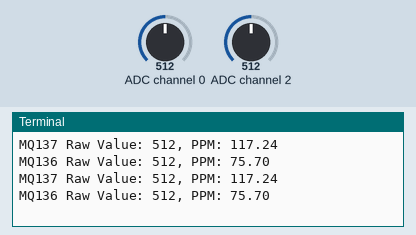
The program below on a simulated Raspberry Pi (BCM pin numbers). Shown: the last lines printed to the terminal. The inputs (shaded band) are chosen by the test bench; at power-on: ADC channel 0 = 512, ADC channel 2 = 512 (analog values on the 0–1023 scale).

Above: at 1.2 s.
1.3 s: ADC channel 0 set to 716
At 2.6 s:
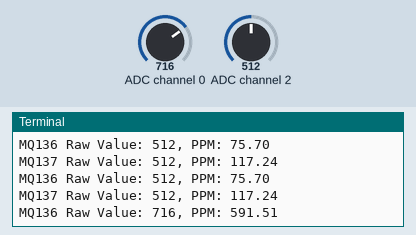
2.8 s: ADC channel 2 set to 716
At 3.7 s:
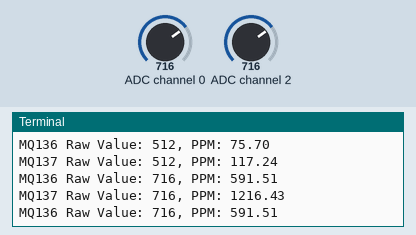
4.3 s: ADC channel 0 set to 900
At 5.3 s:
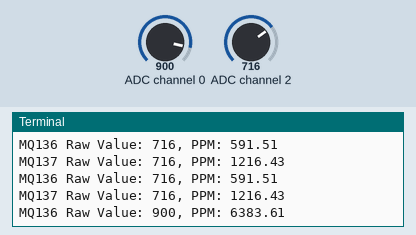
5.8 s: ADC channel 2 set to 900
At 6.8 s:
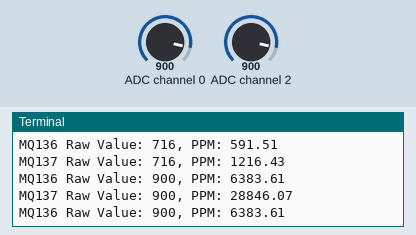
Timing chart, 0 to 8.3 s (numbered marks = the images above; inputs shaded):
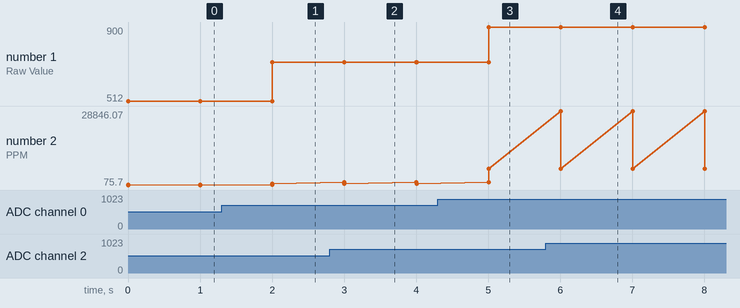

Measured:
- after the input at 1.3 s, the terminal: prints a new line after 0.70 s (image 1)
- after the input at 2.8 s, the terminal: prints a new line after 0.20 s (image 2)
- after the input at 4.3 s, the terminal: prints a new line after 0.71 s (image 3)
- after the input at 5.8 s, the terminal: prints a new line after 0.21 s (image 4)
- plotted number 1: 512 → 716 after the input at 1.3 s, 716 → 900 after the input at 4.3 s
- plotted number 2: 75.7 → 591.51 after the input at 1.3 s, 591.51 → 6383.61 after the input at 4.3 s

The program:

testing.py
```python
import spidev
import time

# Initialize SPI
spi = spidev.SpiDev()
spi.open(0, 0)  # Open SPI bus 0, device 0
spi.max_speed_hz = 1350000

# Function to read from MCP3008
def read_adc(channel):
    if channel < 0 or channel > 7:
        raise ValueError("Channel must be between 0 and 7")
    adc = spi.xfer2([1, (8 + channel) << 4, 0])
    value = ((adc[1] & 3) << 8) + adc[2]
    return value

# Function to calculate PPM for MQ137 (Ammonia)
def calculate_ppm_mq137(raw_value):
    # Constants based on MQ137 datasheet (example values; adjust after calibration)
    RL = 8.0  # Load resistance in kOhms
    RO = 8.0  # Sensor resistance at clean air in kOhms

    # Calculate sensor resistance (RS)
    RS = RL * (1023.0 / raw_value - 1.0)

    # Ratio of RS/RO
    ratio = RS / RO

    # Convert ratio to PPM using a power-law equation (example values, replace with calibration curve)
    a = 116.6020682  # Example coefficient
    b = -2.769034857  # Example exponent

    ppm = a * (ratio ** b)
    return ppm

# Function to calculate PPM for MQ136 (Nitrogen Dioxide)
def calculate_ppm_mq136(raw_value):
    # Constants based on MQ136 datasheet (example values; adjust after calibration)
    RL = 8.0  # Loaresistance in kOhms
    RO = 8.0  # Sensor resistance at clean air in kOhms

    # Calculate sensor resistance (RS)
    RS = RL * (1100.0 / raw_value - 1.0)

    # Ratio of RS/RO
    ratio = RS / RO

    # Convert ratio to PPM using a power-law equation (example values, replace with calibration curve)
    a = 110.0  # Example coefficient for NO2 sensor
    b = -2.7    # Example exponent for NO2 sensor

    ppm = a * (ratio ** b)
    return ppm

try:
    while True:
        # Read raw value from CH2 (channel 2) for MQ137
        raw_value_mq137 = read_adc(2)

        # Read raw value from CH3 (channel 3) for MQ136
        raw_value_mq136 = read_adc(0)

        # Convert to PPM
        ppm_mq137 = calculate_ppm_mq137(raw_value_mq137)
        ppm_mq136 = calculate_ppm_mq136(raw_value_mq136)

        # Print results
        print(f"MQ137 Raw Value: {raw_value_mq137}, PPM: {ppm_mq137:.2f}")
        print(f"MQ136 Raw Value: {raw_value_mq136}, PPM: {ppm_mq136:.2f}")

        # Delay for readability
        time.sleep(1)

except KeyboardInterrupt:
    print("Exiting...")

finally:
    spi.close()
```
